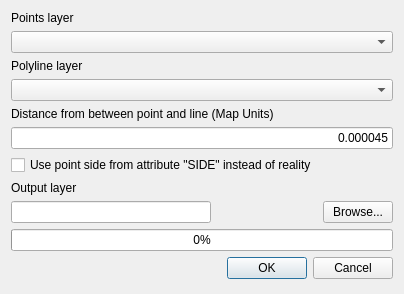
<?xml version="1.0" encoding="UTF-8"?>
<ui version="4.0">
 <class>pointShifter</class>
 <widget class="QDialog" name="pointShifter">
  <property name="geometry">
   <rect>
    <x>0</x>
    <y>0</y>
    <width>379</width>
    <height>294</height>
   </rect>
  </property>
  <property name="sizePolicy">
   <sizepolicy hsizetype="Fixed" vsizetype="Fixed">
    <horstretch>0</horstretch>
    <verstretch>0</verstretch>
   </sizepolicy>
  </property>
  <property name="windowTitle">
   <string>pointShifter (aka Vzhik)</string>
  </property>
  <property name="windowIcon">
   <iconset resource="resources.qrc">
    <normaloff>:/plugins/pointShifter/icon.png</normaloff>:/plugins/pointShifter/icon.png</iconset>
  </property>
  <layout class="QVBoxLayout" name="verticalLayout">
   <item>
    <layout class="QFormLayout" name="formLayout">
     <property name="fieldGrowthPolicy">
      <enum>QFormLayout::AllNonFixedFieldsGrow</enum>
     </property>
     <property name="horizontalSpacing">
      <number>6</number>
     </property>
     <property name="verticalSpacing">
      <number>6</number>
     </property>
     <item row="0" column="0" colspan="2">
      <widget class="QLabel" name="label">
       <property name="text">
        <string>Points layer</string>
       </property>
      </widget>
     </item>
     <item row="1" column="0" colspan="2">
      <widget class="QComboBox" name="pointLayerCombo"/>
     </item>
     <item row="2" column="0" colspan="2">
      <widget class="QLabel" name="label_2">
       <property name="text">
        <string>Polyline layer</string>
       </property>
      </widget>
     </item>
     <item row="3" column="0" colspan="2">
      <widget class="QComboBox" name="lineLayerCombo"/>
     </item>
     <item row="12" column="0" colspan="2">
      <widget class="QProgressBar" name="progressBar">
       <property name="value">
        <number>0</number>
       </property>
       <property name="alignment">
        <set>Qt::AlignJustify|Qt::AlignVCenter</set>
       </property>
       <property name="textVisible">
        <bool>true</bool>
       </property>
      </widget>
     </item>
     <item row="13" column="0" colspan="2">
      <widget class="QDialogButtonBox" name="buttonBox">
       <property name="orientation">
        <enum>Qt::Horizontal</enum>
       </property>
       <property name="standardButtons">
        <set>QDialogButtonBox::Cancel|QDialogButtonBox::Ok</set>
       </property>
       <property name="centerButtons">
        <bool>false</bool>
       </property>
      </widget>
     </item>
     <item row="7" column="0" colspan="2">
      <widget class="QLabel" name="label_3">
       <property name="text">
        <string>Output layer</string>
       </property>
      </widget>
     </item>
     <item row="9" column="0">
      <widget class="QLineEdit" name="outputLineEdit">
       <property name="minimumSize">
        <size>
         <width>200</width>
         <height>0</height>
        </size>
       </property>
       <property name="inputMask">
        <string/>
       </property>
       <property name="text">
        <string/>
       </property>
       <property name="alignment">
        <set>Qt::AlignRight|Qt::AlignTrailing|Qt::AlignVCenter</set>
       </property>
      </widget>
     </item>
     <item row="5" column="0" colspan="2">
      <widget class="QLineEdit" name="lineEdit">
       <property name="inputMask">
        <string/>
       </property>
       <property name="text">
        <string>0.000045</string>
       </property>
       <property name="alignment">
        <set>Qt::AlignRight|Qt::AlignTrailing|Qt::AlignVCenter</set>
       </property>
      </widget>
     </item>
     <item row="4" column="0" colspan="2">
      <widget class="QLabel" name="label_4">
       <property name="text">
        <string>Distance from between point and line (Map Units)</string>
       </property>
      </widget>
     </item>
     <item row="9" column="1">
      <widget class="QPushButton" name="browsePushButton">
       <property name="minimumSize">
        <size>
         <width>70</width>
         <height>20</height>
        </size>
       </property>
       <property name="text">
        <string>Browse...</string>
       </property>
      </widget>
     </item>
     <item row="6" column="0">
      <widget class="QCheckBox" name="checkBox">
       <property name="text">
        <string>Use point side from attribute &quot;SIDE&quot; instead of reality</string>
       </property>
      </widget>
     </item>
    </layout>
   </item>
  </layout>
 </widget>
 <resources>
  <include location="resources.qrc"/>
 </resources>
 <connections>
  <connection>
   <sender>buttonBox</sender>
   <signal>accepted()</signal>
   <receiver>pointShifter</receiver>
   <slot>accept()</slot>
   <hints>
    <hint type="sourcelabel">
     <x>248</x>
     <y>254</y>
    </hint>
    <hint type="destinationlabel">
     <x>157</x>
     <y>274</y>
    </hint>
   </hints>
  </connection>
  <connection>
   <sender>buttonBox</sender>
   <signal>rejected()</signal>
   <receiver>pointShifter</receiver>
   <slot>reject()</slot>
   <hints>
    <hint type="sourcelabel">
     <x>316</x>
     <y>260</y>
    </hint>
    <hint type="destinationlabel">
     <x>286</x>
     <y>274</y>
    </hint>
   </hints>
  </connection>
 </connections>
</ui>
